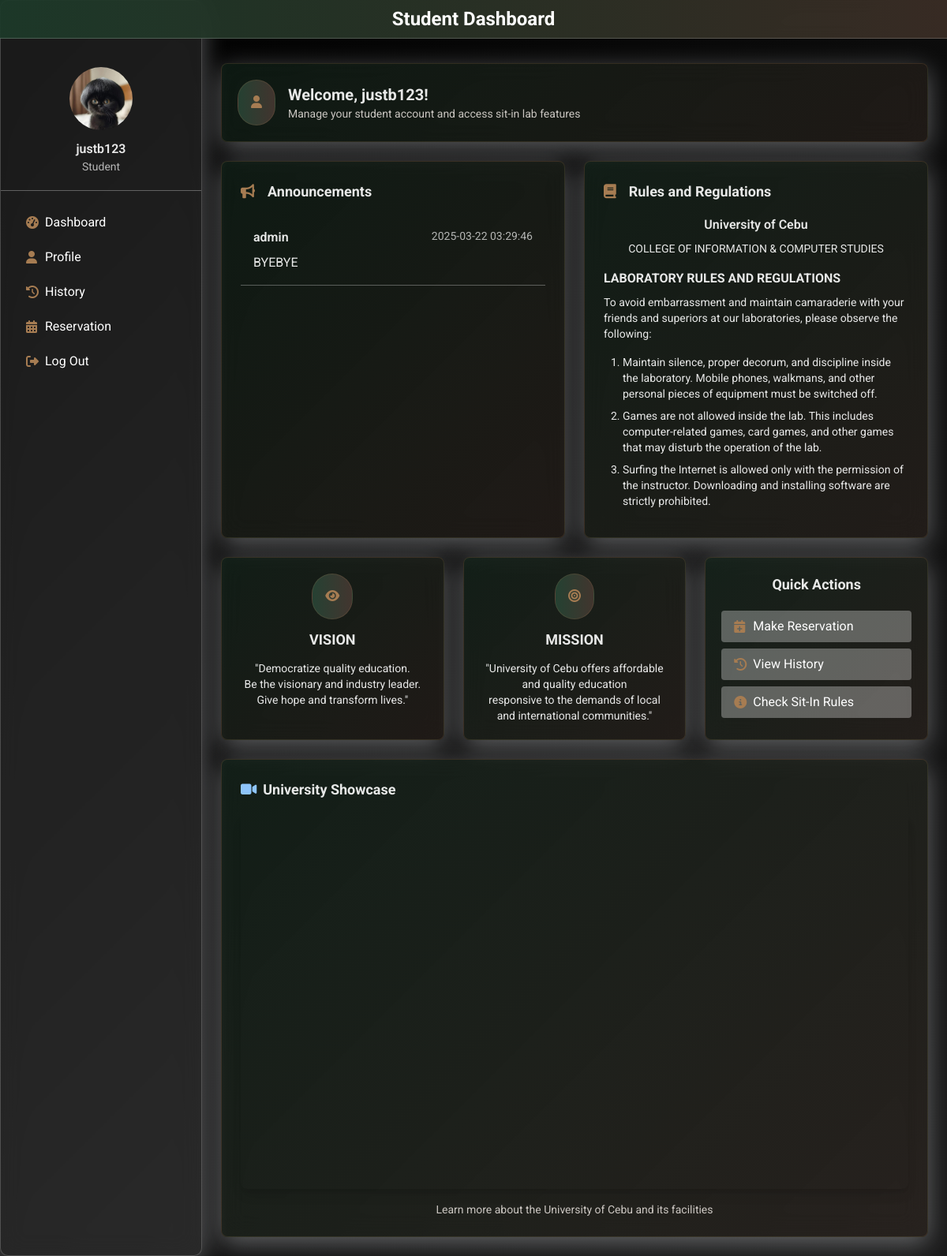
/dashboard.php (signed in), run on an earlier commit of the app's database.
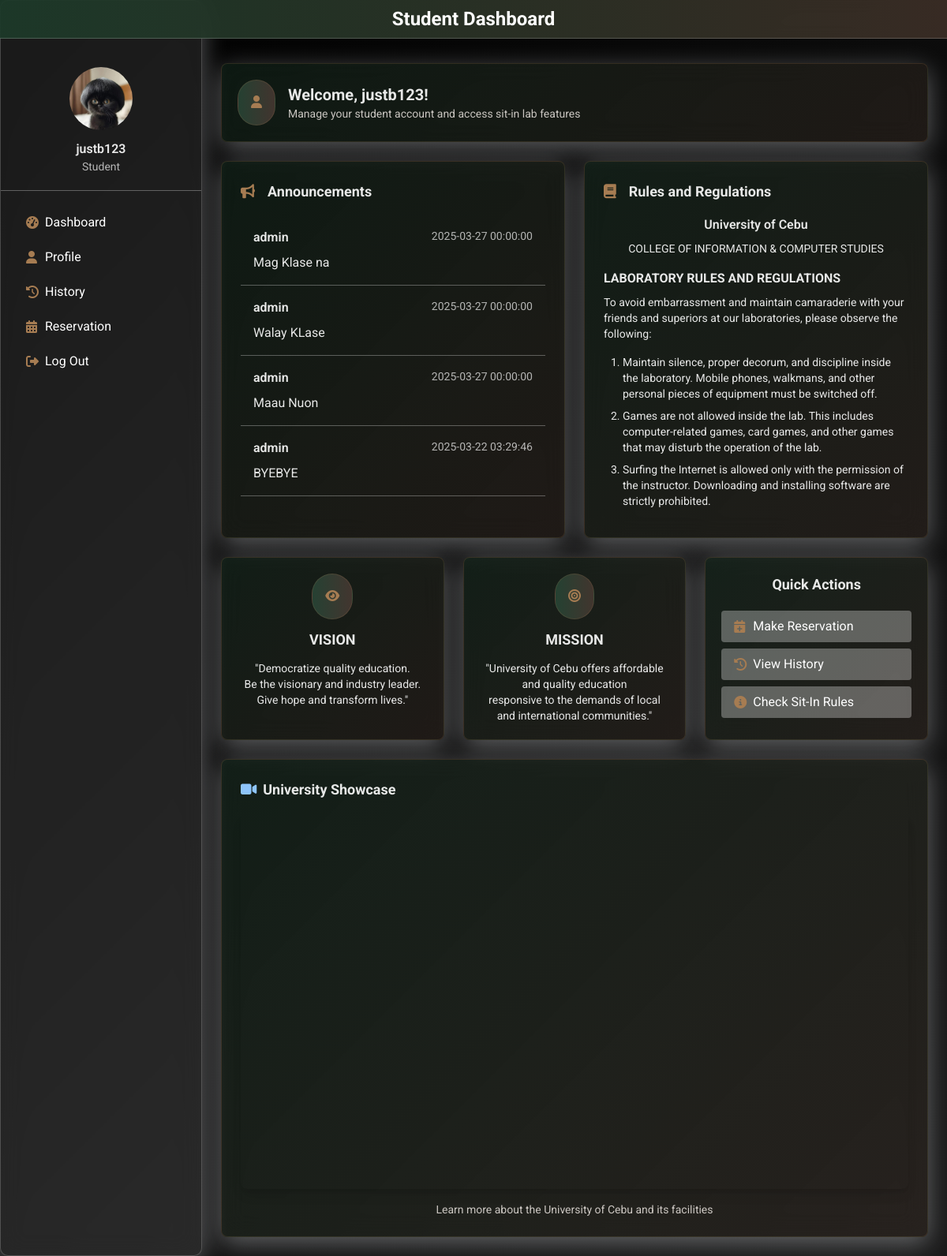
And on a later commit of the database.
### tables this page shows
CREATE TABLE `users` (
  `id` int(11) NOT NULL,
  `idNo` varchar(20) NOT NULL,
  `firstName` varchar(50) NOT NULL,
  `lastName` varchar(50) NOT NULL,
  `middleName` varchar(50) DEFAULT NULL,
  `course` varchar(50) NOT NULL,
  `yearLevel` varchar(20) NOT NULL,
  `username` varchar(50) NOT NULL,
  `password` varchar(255) NOT NULL,
  `profileImage` varchar(255) DEFAULT 'img/default-profile.jpg',
  `email` varchar(100) DEFAULT NULL,
  `address` text DEFAULT NULL,
  `created_at` timestamp NOT NULL DEFAULT current_timestamp(),
  `session` int(11) NOT NULL DEFAULT 30
);

CREATE TABLE `announcements` (
  `id` int(11) NOT NULL,
  `title` varchar(255) NOT NULL,
  `content` text NOT NULL,
  `date` datetime NOT NULL,
  `created_by` varchar(100) NOT NULL
);

### dashboard.php (the view, shortened to what this page needs)
<?php
include 'connect.php';
$username = $_SESSION['username'];
$userQuery = "SELECT * FROM users WHERE username = ?";
$stmt = $conn->prepare($userQuery);
$stmt->bind_param("s", $username);
$stmt->execute();
$result = $stmt->get_result();
$user = $result->fetch_assoc();
$sql = "SELECT * FROM announcements ORDER BY date DESC";
$result = $conn->query($sql);
?>
<!DOCTYPE html>
<html lang="en">
<head>
    <link rel="stylesheet" href="https://cdnjs.cloudflare.com/ajax/libs/font-awesome/6.5.1/css/all.min.css">
    <script src="https://cdn.tailwindcss.com"></script>
</head>
<body class="font-sans text-gray-800 min-h-screen">
    <div id="particles-js" class="fixed inset-0 z-0"></div>
    <div class="fixed top-0 left-0 right-0 header z-50 border-b border-white/20 py-2 px-6">
        <h1 class="text-xl md:text-2xl font-bold text-center">Student Dashboard</h1>
    </div>
    <div class="fixed top-0 left-0 bottom-0 w-64 glass border-r border-white/20 pt-16 z-40 overflow-y-auto">
        <div class="flex flex-col items-center p-5 mb-5 border-b border-white/30">
        <img src="<?php echo !empty($user['profileImage']) ? htmlspecialchars($user['profileImage']) : './images/admin_icon.jpg'; ?>" alt="User Profile" class="w-20 h-20 rounded-full object-cover border-3 border-white/50 mb-3">
            <div class="font-semibold text-center"><?php echo $_SESSION['username']; ?></div>
            <div class="text-sm opacity-75">Student</div>
        </div>
        <ul class="px-4">
            <li class="mb-1"><a href="dashboard.php" class="flex items-center py-2 px-4 rounded hover:bg/white/20 transition-colors">
                <i class="fas fa-tachometer-alt w-6" style="color: #A67C52;"></i> <span>Dashboard</span>
            </a></li>
            <li class="mb-1"><a href="profile.php" class="flex items-center py-2 px-4 rounded hover:bg-white/20 transition-colors">
                <i class="fas fa-user w-6" style="color: #A67C52;"></i> <span>Profile</span>
            </a></li>
            <li class="mb-1"><a href="history.php" class="flex items-center py-2 px-4 rounded hover:bg-white/20 transition-colors">
                <i class="fas fa-history w-6" style="color: #A67C52;"></i> <span>History</span>
            </a></li>
            <li class="mb-1"><a href="reservation.php" class="flex items-center py-2 px-4 rounded hover:bg-white/20 transition-colors">
                <i class="fas fa-calendar-alt w-6" style="color: #A67C52;"></i> <span>Reservation</span>
            </a></li>
            <li class="mb-1"><a href="logout.php" class="flex items-center py-2 px-4 rounded hover:bg-white/20 transition-colors">
                <i class="fas fa-sign-out-alt w-6" style="color: #A67C52;"></i> <span>Log Out</span>
            </a></li>
        </ul>
    </div>
    <div class="ml-64 p-6 pt-20">
    <div class="glass p-5 rounded-lg dash-card mb-6">
            <div class="flex items-center">
                <div class="rounded-full bg-primary-light/50 p-4 mr-4">
                    <i class="fas fa-user" style="color: #A67C52;"></i>
                </div>
                <div>
                    <h2 class="text-xl font-bold">Welcome, <?php echo $_SESSION['username']; ?>!</h2>
                    <p class="text-sm text-gray-600">
                        Manage your student account and access sit-in lab features
                    </p>
                </div>
            </div>
        </div>
        <div class="grid grid-cols-1 md:grid-cols-2 gap-6 mb-6">
            <div class="glass p-6 rounded-lg dash-card h-full">
                <h3 class="text-lg font-bold mb-4 flex items-center">
                    <i class="fas fa-bullhorn mr-4" style="color: #A67C52;"></i> Announcements
                </h3>
                <div class="max-h-96 overflow-y-auto">
                    <?php if ($result && $result->num_rows > 0) { ?>
                        <?php while($row = $result->fetch_assoc()) { ?>
                            <div class="p-4 border-b border-white/30 hover:bg-white/10 transition-colors">
                                <div class="flex justify-between">
                                    <div class="font-semibold"><?php echo htmlspecialchars($row['created_by']); ?></div>
                                    <div class="text-sm opacity-75"><?php echo htmlspecialchars($row['date']); ?></div>
                                </div>
                                <div class="mt-2"><?php echo nl2br(htmlspecialchars($row['content'])); ?></div>
                            </div>
                        <?php } ?>
                    <?php } else { ?>
                        <div class="p-4 text-center text-gray-600">
                            No announcements available at this time.
                        </div>
                    <?php } ?>
                </div>
            </div>
            <div class="glass p-6 rounded-lg dash-card h-full">
                <h3 class="text-lg font-bold mb-4 flex items-center">
                    <i class="fas fa-book mr-4" style="color: #A67C52;"></i> Rules and Regulations
                </h3>
                <div class="max-h-96 overflow-y-auto">
                    <h4 class="text-center font-semibold mb-2">University of Cebu</h4>
                    <h5 class="text-center text-sm mb-4">COLLEGE OF INFORMATION & COMPUTER STUDIES</h5>
                    <h4 class="font-bold mb-2">LABORATORY RULES AND REGULATIONS</h4>
                    <p class="mb-4 text-sm">To avoid embarrassment and maintain camaraderie with your friends and superiors at our laboratories, please observe the following:</p>
                    <ol class="list-decimal pl-6 space-y-2 text-sm mb-4">
                        <li>Maintain silence, proper decorum, and discipline inside the laboratory. Mobile phones, walkmans, and other personal pieces of equipment must be switched off.</li>
                        <li>Games are not allowed inside the lab. This includes computer-related games, card games, and other games that may disturb the operation of the lab.</li>
                        <li>Surfing the Internet is allowed only with the permission of the instructor. Downloading and installing software are strictly prohibited.</li>
                        <li>Getting access to other websites not related to the course (especially pornographic and illicit sites) is strictly prohibited.</li>
                    </ol>
                </div>
            </div>
        </div>
        <div class="grid grid-cols-1 md:grid-cols-3 gap-6 mb-6">
            <div class="glass p-5 rounded-lg dash-card">
                <div class="flex flex-col items-center text-center">
                    <div class="rounded-full bg-purple-100/50 p-4 mb-3">
                        <i class="fas fa-eye" style="color: #A67C52;"></i>
                    </div>
                    <h3 class="text-lg font-bold mb-3">VISION</h3>
                    <p class="text-sm">
                        "Democratize quality education.<br>
                        Be the visionary and industry leader.<br>
                        Give hope and transform lives."
                    </p>
                </div>
            </div>
            <div class="glass p-5 rounded-lg dash-card">
                <div class="flex flex-col items-center text-center">
                    <div class="rounded-full bg-blue-100/50 p-4 mb-3">
                        <i class="fas fa-bullseye" style="color: #A67C52;"></i>
                    </div>
                    <h3 class="text-lg font-bold mb-3">MISSION</h3>
                    <p class="text-sm">
                        "University of Cebu offers affordable and quality education<br>
                        responsive to the demands of local and international communities."
                    </p>
                </div>
            </div>
            <div class="glass p-5 rounded-lg dash-card">
                <div class="flex flex-col h-full">
                    <h3 class="text-lg font-bold mb-3 text-center">Quick Actions</h3>
                    <div class="flex flex-col space-y-2 flex-grow justify-center">
                        <a href="reservation.php" class="flex items-center py-2 px-4 rounded bg-white/30 hover:bg-white/50 transition-colors">
                            <i class="fas fa-calendar-plus w-6" style="color: #A67C52;"></i>
                            <span>Make Reservation</span>
                        </a>
                        <a href="history.php" class="flex items-center py-2 px-4 rounded bg-white/30 hover:bg-white/50 transition-colors">
                            <i class="fas fa-history w-6" style="color: #A67C52;"></i>
                            <span>View History</span>
                        </a>
                        <a href="sit_in_rules.php" class="flex items-center py-2 px-4 rounded bg-white/30 hover:bg-white/50 transition-colors">
                            <i class="fas fa-info-circle w-6" style="color: #A67C52;"></i>
                            <span>Check Sit-In Rules</span>
                        </a>
                    </div>
                </div>
            </div>
        </div>
        <div class="glass p-6 rounded-lg dash-card">
            <h3 class="text-lg font-bold mb-4 flex items-center">
                <i class="fas fa-video text-primary-dark mr-2"></i> University Showcase
            </h3>
            <div class="aspect-w-16 aspect-h-9">
                <iframe
                    class="w-full rounded-lg shadow-lg"
                    style="aspect-ratio: 16/9;"
                    src="https://www.youtube.com/embed/IhsA6PZ2oy0"
                    allowfullscreen>
                </iframe>
            </div>
            <div class="mt-4 text-sm text-center text-gray-600">
                Learn more about the University of Cebu and its facilities
            </div>
        </div>
    </div>
</body>
</html>

### dashboard.php (style rules this page uses)
body { background: linear-gradient(135deg, #000000, #1a1a1a); background-attachment: fixed; margin: 0; min-height: 100vh; display: flex; font-family: 'Roboto', sans-serif; overflow-x: hidden; position: relative; }
.glass { background: rgba(255, 255, 255, 0.1); backdrop-filter: blur(15px); -webkit-backdrop-filter: blur(15px); border-radius: 10px; border: 1px solid rgba(255, 255, 255, 0.1); box-shadow: 0 8px 32px 0 rgba(237, 238, 245, 0.37); }
h1 { color: #ffffff !important; }
.text-gray-600 { color: rgba(247, 241, 236, 0.8) !important; }
.text-gray-800 { color: rgba(255, 255, 255, 0.9) !important; }
span { color: #ffffff !important; }
.dash-card { background: linear-gradient(135deg, rgba(29, 59, 42, 0.4), rgba(60, 46, 38, 0.4)); border: 1px solid rgba(166, 124, 82, 0.2); transition: all 0.3s ease; }
.header { background: linear-gradient(to right, rgba(29, 59, 42, 0.9), rgba(60, 46, 38, 0.9)); backdrop-filter: blur(10px); -webkit-backdrop-filter: blur(10px); border-bottom: 1px solid rgba(166, 124, 82, 0.2); }
.bg-primary-light\/50, .bg-purple-100\/50, .bg-blue-100\/50 { background: linear-gradient(to right, rgba(29, 59, 42, 0.9), rgba(60, 46, 38, 0.9)); border: 1px solid rgba(166, 124, 82, 0.2); }
.bg-primary-light\/50 i, .bg-purple-100\/50 i, .bg-blue-100\/50 i { color: #A67C52 !important; }

What changed in the data, as far as the page shows it:
added announcements: created_by "admin", date "2025-03-27 00:00:00", content "Mag Klase na"
added announcements: created_by "admin", date "2025-03-27 00:00:00", content "Walay KLase"
added announcements: created_by "admin", date "2025-03-27 00:00:00", content "Maau Nuon"
